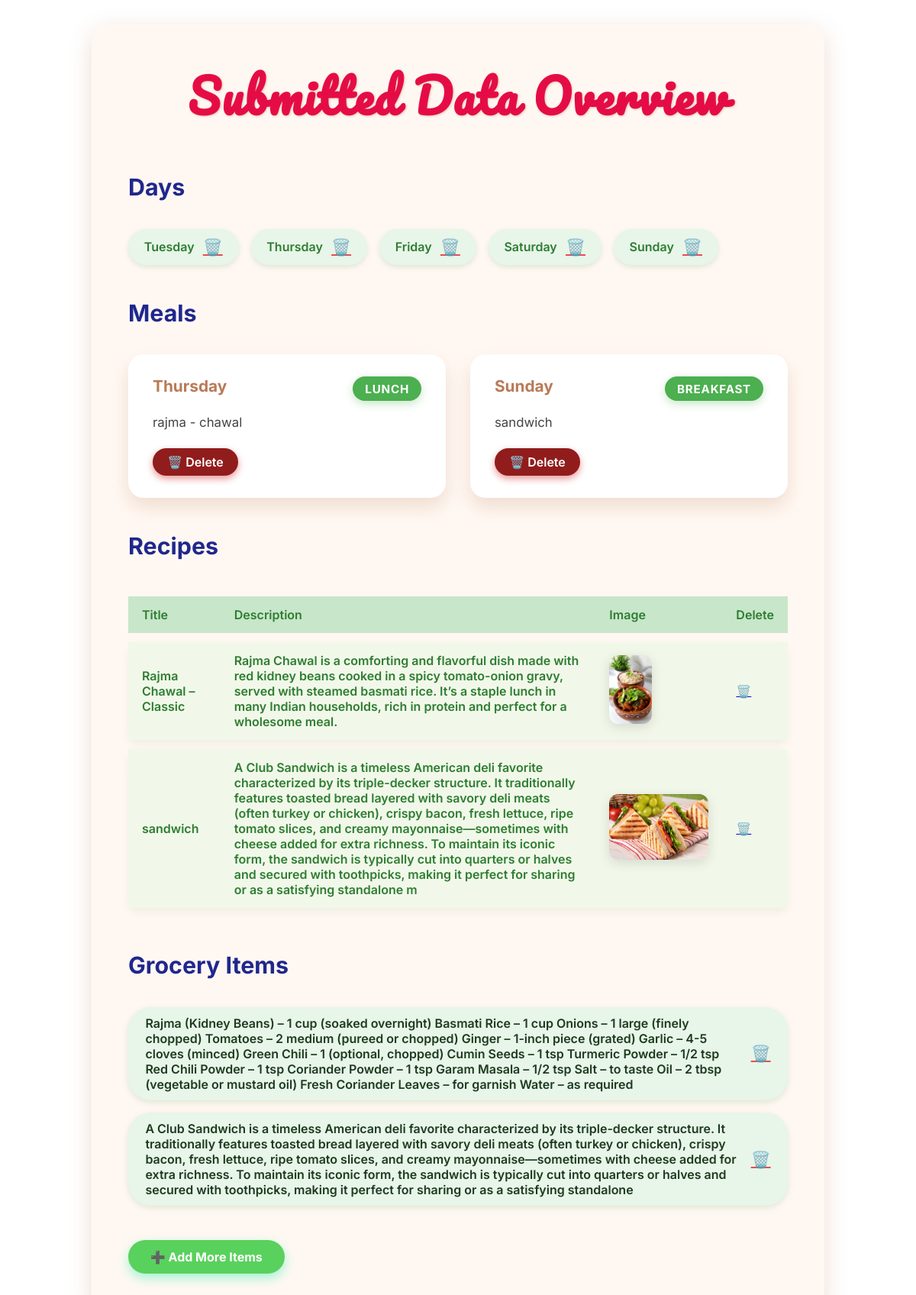
Page /enroll/home/ on the committed database.
### enroll/models.py (models this page shows, shortened)
class Day(models.Model):
    name = models.CharField(max_length=20)

class Meal(models.Model):
    MEAL_TYPES = [
        ('breakfast', 'Breakfast'),
        ('lunch', 'Lunch'),
        ('dinner', 'Dinner'),
    ]
    day = models.ForeignKey(Day, on_delete=models.CASCADE)
    meal_type = models.CharField(max_length=10, choices=MEAL_TYPES)
    description = models.CharField(max_length=100)

class Recipe(models.Model):
    title = models.CharField(max_length=100)
    description = models.TextField()
    image = models.ImageField(upload_to='recipes/')

class GroceryItem(models.Model):
    name = models.TextField(max_length=500)

### enroll/views.py (the view)
# urls.py: path('home/',views.home,name="home"),path('delete/day/<int:pk>/', views.delete_day, name='delete_day'),
def home(request):
    days = Day.objects.all()
    meals = Meal.objects.all()
    recipes = Recipe.objects.all()
    grocery_list = GroceryItem.objects.all()
    context = {
        'days': days,
        'meals': meals,
        'recipes': recipes,
        'grocery_list': grocery_list,
    }
    return render(request, 'enroll/home.html', context)

### enroll/templates/enroll/home.html (shortened to what this page needs)
{% load static %}
<!DOCTYPE html>
<html lang="en">
<head>
  <link rel="stylesheet" href="{% static 'css/style.css' %}" />
</head>
<body>
  <div class="container">
    <div class="header-top">
      <h1>Submitted Data Overview</h1>
    </div>
    <section>
      <h2>Days</h2>
      {% if days %}
        <ul class="days-list">
          {% for day in days %}
            <li>
              {{ day.name }}
              <a href="{% url 'delete_day' day.pk %}" class="btn-danger" title="Delete Day">🗑️</a>
            </li>
          {% endfor %}
        </ul>
      {% else %}
        <p>No Days added yet.</p>
      {% endif %}
    </section>
    <section>
      <h2>Meals</h2>
      {% if meals %}
        <div class="meals-grid">
          {% for meal in meals %}
            <div class="meal-card">
              <div class="meal-header">
                <span class="meal-day">{{ meal.day.name }}</span>
                <span class="meal-type">{{ meal.get_meal_type_display }}</span>
              </div>
              <p class="meal-description">{{ meal.description }}</p>
              <a href="{% url 'delete_meal' meal.pk %}" class="btn-danger" title="Delete Meal">🗑️ Delete</a>
            </div>
          {% endfor %}
        </div>
      {% else %}
        <p>No Meals added yet.</p>
      {% endif %}
    </section>
    <section>
      <h2>Recipes</h2>
      {% if recipes %}
        <table>
          <thead>
            <tr>
              <th>Title</th>
              <th>Description</th>
              <th>Image</th>
              <th>Delete</th>
            </tr>
          </thead>
          <tbody>
            {% for recipe in recipes %}
              <tr>
                <td data-label="Title">{{ recipe.title }}</td>
                <td data-label="Description">{{ recipe.description }}</td>
                <td data-label="Image">
                  {% if recipe.image %}
                    <img src="{{ recipe.image.url }}" alt="{{ recipe.title }}" class="table-img" />
                  {% else %}
                    <p>No image</p>
                  {% endif %}
                </td>
                <td><a href="{% url 'delete_recipe' recipe.pk %}" class="btn-danger" title="Delete Recipe">🗑️</a></td>
              </tr>
            {% endfor %}
          </tbody>
        </table>
      {% else %}
        <p>No Recipes added yet.</p>
      {% endif %}
    </section>
    <section>
      <h2>Grocery Items</h2>
      {% if grocery_list %}
        <ul class="grocery-list">
          {% for item in grocery_list %}
            <li>
              {{ item.name }}
              <a href="{% url 'delete_grocery' item.pk %}" class="btn-danger" title="Delete Grocery Item">🗑️</a>
            </li>
          {% endfor %}
        </ul>
      {% else %}
        <p>No Grocery Items added yet.</p>
      {% endif %}
    </section>
    <a href="{% url 'meal_planner' %}" class="btn-primary">➕ Add More Items</a>
  </div>
</body>
</html>

### enroll/static/css/style.css (style rules this page uses)
* { box-sizing: border-box; margin: 0; padding: 0; }
body { display: flex; justify-content: center; align-items: center; min-height: 100vh; background-color: #f0f4f8; font-family: 'Segoe UI', sans-serif; background-image: url("https://images.pexels.com/photos/1640774/pexels-photo-1640774.jpeg"); background-size: cover; background-repeat: no-repeat; background-position: center; padding: 1rem; }

### enroll/templates/enroll/home.html (style rules this page uses)
body { margin: 0; padding: 2rem 1rem; font-family: 'Inter', sans-serif; background: url("https://i.pinimg.com/originals/85/28/ff/8528ff626ab682222092a855472d7df3.jpg") no-repeat center center fixed; background-size: cover; color: #333; position: relative; min-height: 100vh; overflow-x: hidden; }
body::before { content: ""; position: fixed; inset: 0; z-index: -1; }
.container { max-width: 960px; margin: 0 auto; background: rgba(255, 247, 240, 0.85); border-radius: 24px; box-shadow: 0 8px 30px rgba(185, 122, 87, 0.25); padding: 2.5rem 3rem; box-sizing: border-box; }
.header-top { text-align: center; margin-bottom: 3rem; }
.header-top h1 { font-family: 'Pacifico', cursive; font-size: 3.8rem; color: #e50c46; letter-spacing: 2px; margin: 0; text-shadow: 1px 1px 3px rgba(185, 122, 87, 0.4); }
section { margin-bottom: 2.8rem; }
section h2 { font-size: 1.9rem; color:#20278d; border-bottom: 3px solid #0000; padding-bottom: 0.5rem; margin-bottom: 1.6rem; font-weight: 700; }
ul.days-list { list-style: none; padding: 0; display: flex; flex-wrap: wrap; gap: 1rem; }
ul.days-list li { background: #e8f5e9; color: #2e7d32; font-weight: 600; padding: 0.7rem 1.3rem; border-radius: 30px; box-shadow: 0 3px 7px rgba(46, 125, 50, 0.15); display: flex; align-items: center; gap: 0.7rem; user-select: none; }
ul.days-list li a.btn-danger { background: transparent; padding: 0; font-size: 1.3rem; color: #e94e4e; box-shadow: none; cursor: pointer; transition: color 0.3s ease; }
.meals-grid { display: grid; grid-template-columns: repeat(auto-fit, minmax(320px, 1fr)); gap: 2rem; }
.meal-card { background: #fff; border-radius: 20px; box-shadow: 0 12px 24px rgba(185, 122, 87, 0.22); padding: 1.8rem 2rem; display: flex; flex-direction: column; justify-content: space-between; transition: transform 0.25s ease, box-shadow 0.25s ease; cursor: default; }
.meal-header { display: flex; justify-content: space-between; margin-bottom: 1rem; }
.meal-day { font-weight: 700; font-size: 1.3rem; color: #b97a57; user-select: text; }
.meal-type { background: #4caf50; color: white; font-weight: 700; padding: 0.4rem 1rem; border-radius: 25px; font-size: 0.95rem; text-transform: uppercase; letter-spacing: 0.05em; box-shadow: 0 4px 12px rgba(76, 175, 80, 0.3); user-select: none; }
.meal-description { flex-grow: 1; font-size: 1.05rem; color: #444; line-height: 1.5; margin-bottom: 1.3rem; white-space: pre-wrap; }
.meal-card a.btn-danger { align-self: flex-start; background: #911c1c; color: white; padding: 0.5rem 1.2rem; border-radius: 25px; font-weight: 600; box-shadow: 0 4px 10px rgba(207, 27, 27, 0.45); text-decoration: none; transition: background-color 0.3s ease; user-select: none; }
table { width: 100%; border-collapse: separate; border-spacing: 0 12px; font-size: 1rem; }
thead tr { background: #c8e6c9; }
th, td { padding: 14px 18px; text-align: left; font-weight: 600; color: #2e7d32; vertical-align: middle; }
tbody tr { background: #f1f8e9; border-radius: 12px; box-shadow: 0 6px 12px rgba(46, 125, 50, 0.08); }
img.table-img { border-radius: 12px; max-width: 130px; max-height: 90px; object-fit: cover; box-shadow: 0 4px 15px rgba(0,0,0,0.12); }
td[data-label]::before { content: attr(data-label); font-weight: 700; color: #2e7d32; display: none; }
ul.grocery-list { list-style: none; padding-left: 0; display: flex; flex-wrap: wrap; gap: 1rem; }
ul.grocery-list li { background: #e8f5e9; padding: 0.7rem 1.4rem; border-radius: 30px; color: #1d3a1fff; font-weight: 600; box-shadow: 0 3px 9px rgba(46, 125, 50, 0.15); display: flex; align-items: center; gap: 0.8rem; user-select: none; }
ul.grocery-list li a.btn-danger { background: transparent; padding: 0; font-size: 1.3rem; color: #e94e4e; box-shadow: none; cursor: pointer; transition: color 0.3s ease; }
.btn-primary { display: inline-block; background: #59d15dff; color: white; font-weight: 700; padding: 0.75rem 1.8rem; border-radius: 30px; box-shadow: 0 6px 15px rgba(24, 236, 166, 0.4); text-decoration: none; transition: background-color 0.3s ease; user-select: none; margin-bottom: 1rem; }

### rows in the picture
Day: name "Tuesday"
Day: name "Thursday"
Day: name "Friday"
Day: name "Saturday"
Day: name "Sunday"
Meal: day.name "Thursday", meal_type "LUNCH", description "rajma - chawal"
Meal: day.name "Sunday", meal_type "BREAKFAST", description "sandwich"
Recipe: title "Rajma Chawal – Classic", description "Rajma Chawal is a comforting and flavorful dish made with red kidney beans cooked in a spicy tomato-onion gravy, served with steamed basmati rice. It’s a staple lunch in many Indian households, rich in protein and perfect for a wholesome meal.", image (picture)
Recipe: title "sandwich", description "A Club Sandwich is a timeless American deli favorite characterized by its triple-decker structure. It traditionally features toasted bread layered with savory deli meats (often turkey or chicken), crispy bacon, fresh lettuce, ripe tomato slices, and creamy mayonnaise—sometimes with cheese added for extra richness. To maintain its iconic form, the sandwich is typically cut into quarters or halves and secured with toothpicks, making it perfect for sharing or as a satisfying standalone m", image (picture)
GroceryItem: name "Rajma (Kidney Beans) – 1 cup (soaked overnight) Basmati Rice – 1 cup Onions – 1 large (finely chopped) Tomatoes – 2 medium (pureed or chopped) Ginger – 1-inch piece (grated) Garlic – 4-5 cloves (minced) Green Chili – 1 (optional, chopped) Cumin Seeds – 1 tsp Turmeric Powder – 1/2 tsp Red Chili Powder – 1 tsp Coriander Powder – 1 tsp Garam Masala – 1/2 tsp Salt – to taste Oil – 2 tbsp (vegetable or mustard oil) Fresh Coriander Leaves – for garnish Water – as required"
GroceryItem: name "A Club Sandwich is a timeless American deli favorite characterized by its triple-decker structure. It traditionally features toasted bread layered with savory deli meats (often turkey or chicken), crispy bacon, fresh lettuce, ripe tomato slices, and creamy mayonnaise—sometimes with cheese added for extra richness. To maintain its iconic form, the sandwich is typically cut into quarters or halves and secured with toothpicks, making it perfect for sharing or as a satisfying standalone"
